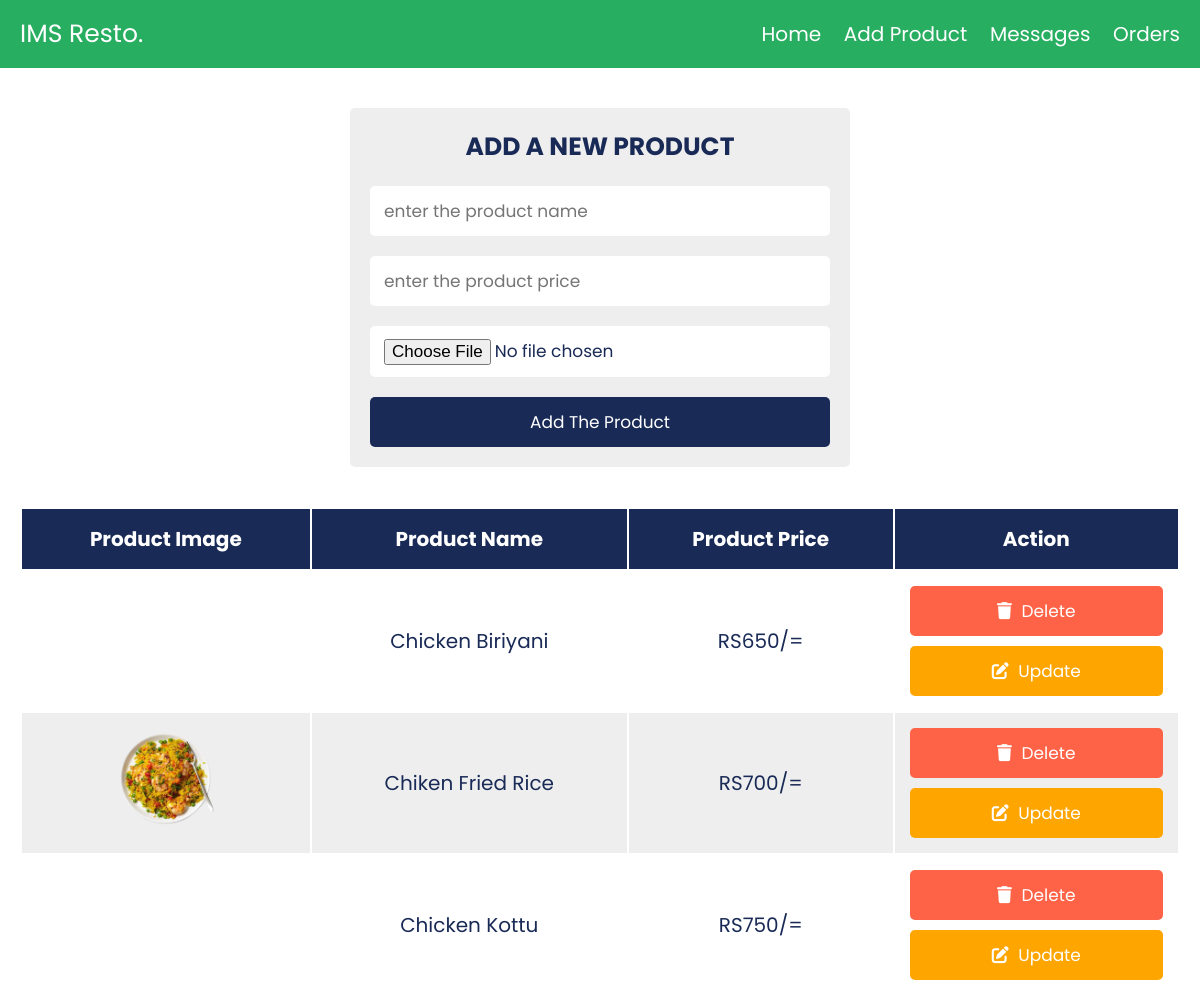
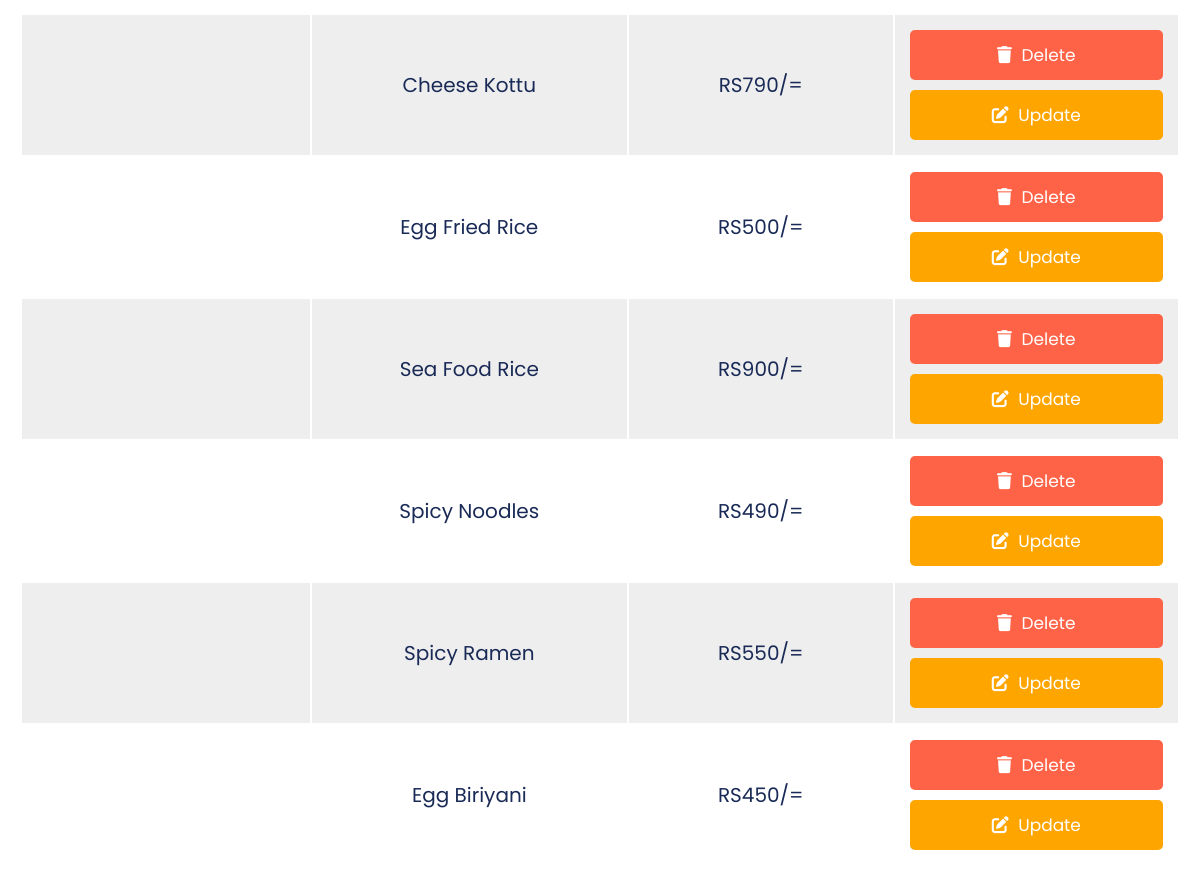
The app's page /resturent/admin.php with its own data (2 pictures, top to bottom).
### tables this page shows
CREATE TABLE `products` (
  `id` int(5) NOT NULL,
  `name` varchar(20) NOT NULL,
  `price` decimal(7,0) NOT NULL,
  `image` blob NOT NULL
);

### resturent/admin.php (the view, shortened to what this page needs)
<?php
@include 'config.php';
?>
<!DOCTYPE html>
<html lang="en">
<head>
   <link rel="stylesheet" href="https://cdnjs.cloudflare.com/ajax/libs/font-awesome/6.0.0/css/all.min.css">
   <link rel="stylesheet" href="css/style.css">
   <header class="header">
   <div class="flex">
<a href="#" class="logo">IMS resto.</a>
<nav class="navbar">
                <a href="dashbord.php">home</a>
                <a href="admin.php">add product</a>
                <a href="viewmessage.php">messages</a>
                <a href="vieworders.php">orders</a>
            </nav>
   </div>
   </header>
</head>
<body>
<div class="container">
<section>
<form action="" method="post" class="add-product-form" enctype="multipart/form-data">
   <h3>add a new product</h3>
   <input type="text" name="p_name" placeholder="enter the product name" class="box" required>
   <input type="number" name="p_price" min="0" placeholder="enter the product price" class="box" required>
   <input type="file" name="p_image" accept="image/png, image/jpg, image/jpeg" class="box" required>
   <input type="submit" value="add the product" name="add_product" class="btn">
</form>
</section>
<section class="display-product-table">
   <table>
      <thead>
         <th>product image</th>
         <th>product name</th>
         <th>product price</th>
         <th>action</th>
      </thead>
      <tbody>
         <?php
            $select_products = mysqli_query($conn, "SELECT * FROM `products`");
            if(mysqli_num_rows($select_products) > 0){
               while($row = mysqli_fetch_assoc($select_products)){
         ?>
         <tr>
            <td><img src="uploaded_img/<?php echo $row['image']; ?>" height="100" alt=""></td>
            <td><?php echo $row['name']; ?></td>
            <td>RS<?php echo $row['price']; ?>/=</td>
            <td>
               <a href="admin.php?delete=<?php echo $row['id']; ?>" class="delete-btn" onclick="return confirm('are your sure you want to delete this?');"> <i class="fas fa-trash"></i> delete </a>
               <a href="admin.php?edit=<?php echo $row['id']; ?>" class="option-btn"> <i class="fas fa-edit"></i> update </a>
            </td>
         </tr>
         <?php
            };
            }else{
               echo "<div class='empty'>no product added</div>";
            };
         ?>
      </tbody>
   </table>
</section>
</div>
</body>
</html>

### resturent/css/style.css (style rules this page uses)
:root { --blue:#2980b9; --red:tomato; --orange:orange; --black:#192a56; --white:#fff; --bg-color:#eee; --dark-bg:rgba(0,0,0,.7); --box-shadow:0 .5rem 1.5rem rgba(0,0,0,.1); --border:.1rem solid #999; --green:#27ae60; --light-color:#666; }
* { font-family: 'Poppins', sans-serif; margin:0; padding:0; box-sizing: border-box; outline: none; border:none; text-decoration: none; text-transform: capitalize; }
html { font-size: 62.5%; overflow-x: hidden; }
.container { max-width: 1200px; margin:0 auto; }
section { padding:2rem; }
.btn, .option-btn, .delete-btn { display: block; width: 100%; text-align: center; background-color: var(--black); color:var(--white); font-size: 1.7rem; padding:1.2rem 3rem; border-radius: .5rem; cursor: pointer; margin-top: 1rem; }
.option-btn i, .delete-btn i { padding-right: .5rem; }
.option-btn { background-color: var(--orange); }
.delete-btn { margin-top: 0; background-color: var(--red); }
.header { background-color: var(--green); position: sticky; top:0; left:0; z-index: 1000; }
.flex { display: flex; align-items: center; padding:1.5rem 2rem; max-width: 1200px; margin:0 auto; }
.flex .logo { margin-right: auto; font-size: 2.5rem; color:var(--white); }
.flex .navbar a { margin-left: 2rem; font-size: 2rem; color:var(--white); }
.add-product-form { max-width: 50rem; background-color: var(--bg-color); border-radius: .5rem; padding:2rem; margin:0 auto; margin-top: 2rem; }
.add-product-form h3 { font-size: 2.5rem; margin-bottom: 1rem; color:var(--black); text-transform: uppercase; text-align: center; }
.add-product-form .box { text-transform: none; padding:1.2rem 1.4rem; font-size: 1.7rem; color:var(--black); border-radius: .5rem; background-color: var(--white); margin:1rem 0; width: 100%; }
.display-product-table table { width: 100%; text-align: center; }
.display-product-table table thead th { padding:1.5rem; font-size: 2rem; background-color: var(--black); color:var(--white); }
.display-product-table table td { padding:1.5rem; font-size: 2rem; color:var(--black); }
.display-product-table table td:first-child { padding:0; }
.display-product-table table tr:nth-child(even) { background-color: var(--bg-color); }

### records on screen
products: name "Chicken Biriyani", price "650"
products: image (picture), name "Chiken Fried Rice", price "700"
products: name "Chicken Kottu", price "750"
products: name "Cheese Kottu", price "790"
products: name "Egg Fried Rice", price "500"
products: name "Sea Food Rice", price "900"
products: name "Spicy Noodles", price "490"
products: name "Spicy Ramen", price "550"
products: name "Egg Biriyani", price "450"
